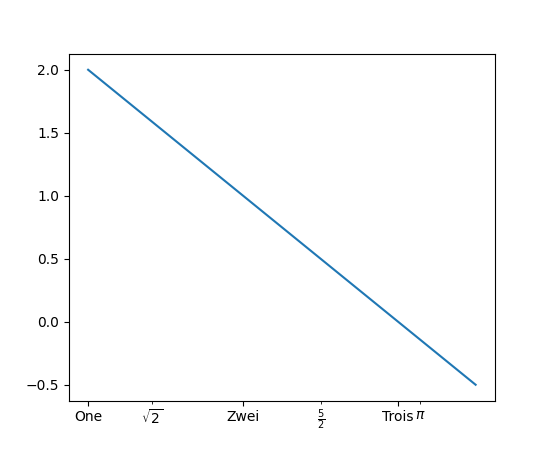

Recreate this plot in Python.
import matplotlib.pyplot as plt
plt.figure()
plt.plot([1, 2, 3, 3.5], [2, 1, 0, -0.5])
plt.xticks([1, 2, 3], ["One", "Zwei", "Trois"])
plt.xticks([1.414, 2.5, 3.142],
           [r"$\sqrt{2}$", r"$\frac{5}{2}$", r"$\pi$"], minor=True)
